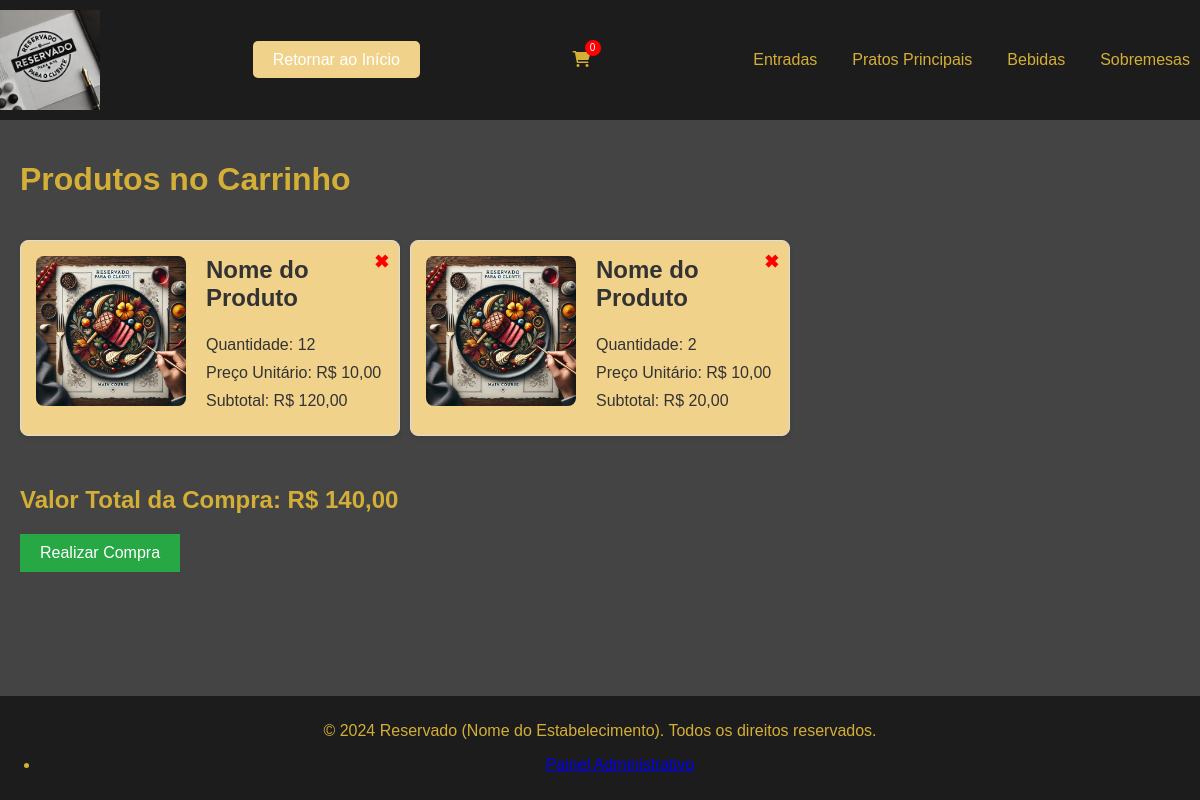
/carrinho.php (signed in), run on the app's committed database.
### tables this page shows
CREATE TABLE `produtos` (
  `id` int NOT NULL AUTO_INCREMENT,
  `nome` varchar(255) NOT NULL,
  `descricao` text NOT NULL,
  `preco` decimal(10,2) NOT NULL,
  `categoria` enum('entradas','principais','bebidas','sobremesas') NOT NULL,
  `imagem` varchar(255) DEFAULT NULL,
  `data_criacao` timestamp NULL DEFAULT CURRENT_TIMESTAMP,
  PRIMARY KEY (`id`)
);

### carrinho.php (the view, shortened to what this page needs)
<?php
include $_SERVER['DOCUMENT_ROOT'] . '/cardapio-dinamico/header.php';
require_once 'adicionar_ao_carrinho.php';
if (empty($_SESSION['carrinho'])) {
    echo "<h1>Carrinho Vazio</h1>";
    echo "<p>Você ainda não adicionou produtos ao carrinho.</p>";
} else {
    echo "<h1>Produtos no Carrinho</h1>";
    echo "<div class='produtos-container'>";
    $valor_total = 0;
    foreach ($_SESSION['carrinho'] as $produto_id => $quantidade) {
        $stmt = $pdo->prepare("SELECT nome, preco, imagem FROM produtos WHERE id = :id");
        $stmt->bindParam(':id', $produto_id);
        $stmt->execute();
        $produto = $stmt->fetch(PDO::FETCH_ASSOC);
        if ($produto) {
            $subtotal = $produto['preco'] * $quantidade;
            $valor_total += $subtotal;
            echo "<div class='produto-item' style='position: relative; padding: 15px; border: 1px solid #ddd; margin-bottom: 10px;'>";
            echo "<div class='produto-imagem'>";
            if ($produto['imagem']) {
                echo "<img src='/cardapio-dinamico/admin/uploads/produtos/" . htmlspecialchars($produto['imagem']) . "' alt='" . htmlspecialchars($produto['nome']) . "'>";
            }
            echo "</div>";
            echo "<div class='produto-info'>";
            echo "<h3>" . htmlspecialchars($produto['nome']) . "</h3>";
            echo "<p>Quantidade: " . $quantidade . "</p>";
            echo "<p>Preço Unitário: R$ " . number_format($produto['preco'], 2, ',', '.') . "</p>";
            echo "<p>Subtotal: R$ " . number_format($subtotal, 2, ',', '.') . "</p>";
            echo "<a href='?remove_id=" . $produto_id . "' class='remover-produto' title='Remover' style='position: absolute; top: 10px; right: 10px; color: #ff0000; font-size: 18px; font-weight: bold; text-decoration: none;'>✖</a>";
            echo "</div>";
            echo "</div>";
        }
    }
    echo "</div>";
    echo "<h2>Valor Total da Compra: R$ " . number_format($valor_total, 2, ',', '.') . "</h2>";
    echo "<form action='realizar_compra.php' method='post'>";
    echo "<button type='submit' style='background-color: #28a745; color: white; padding: 10px 20px; border: none; font-size: 16px; cursor: pointer;'>Realizar Compra</button>";
    echo "</form>";
}
require_once 'footer.php';
?>

### assets/css/style.css (style rules this page uses)
html, body { height: 100%; margin: 0; }
body { display: flex; flex-direction: column; font-family: Arial, sans-serif; background-color: #444; color: #d4af37; margin: 0; padding: 0; }
.produtos-container { display: grid; grid-template-columns: repeat(3, 1fr); gap: 10px; padding: 20px 0; }
.produto-item { background-color: #f0d28b; border: 1px solid #ddd; border-radius: 8px; overflow: hidden; padding: 15px; box-shadow: 0 2px 5px rgba(0, 0, 0, 0.1); transition: transform 0.2s ease; display: flex; align-items: flex-start; }
.produto-imagem img { max-width: 150px; height: auto; margin-right: 20px; border-radius: 8px; display: block; }
.produto-info { flex-grow: 1; }
.produto-info h3 { margin-top: 0; font-size: 1.5em; color: #333; }
.produto-info p { margin: 10px 0; color: #333; }
.produto-item { position: relative; padding: 15px; border: 1px solid #ddd; margin-bottom: 10px; }
.remover-produto { position: absolute; top: 10px; right: 10px; color: #ff0000; text-decoration: none; font-size: 18px; font-weight: bold; }

### data on the page
produtos: imagem (picture), nome "Nome do Produto", quantidade "12", preco "10,00", preco "120,00"
produtos: imagem (picture), nome "Nome do Produto", quantidade "2", preco "10,00", preco "20,00"

### other printed values
$section['title'] "Entradas"
$section['title'] "Pratos Principais"
$section['title'] "Bebidas"
$section['title'] "Sobremesas"
$valor_total "140,00"
$site_name "Reservado (Nome do Estabelecimento)"
